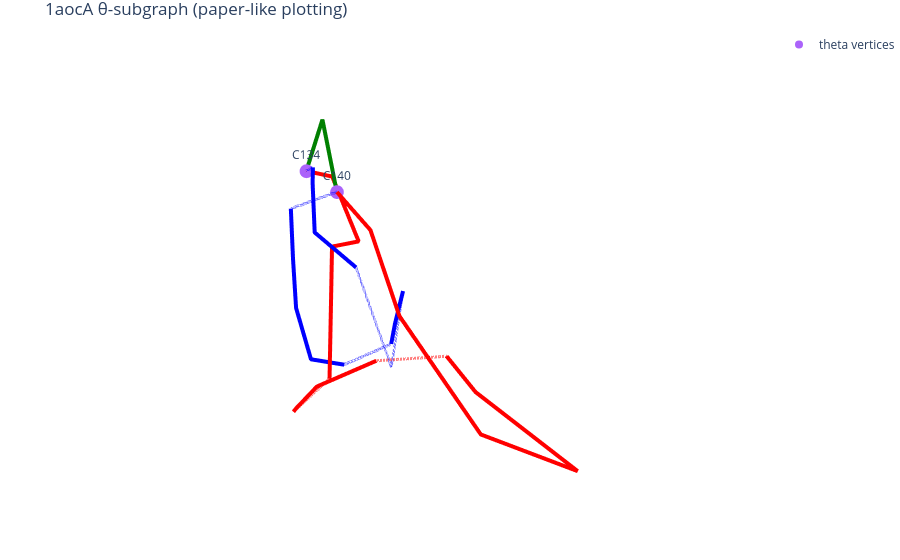

Notebook code for this chart:
### Code cell
G_theta_segments = build_theta31_1aoc_segments(pdb_path, chain_id="A", seed=7)
fig = plot_theta_graph_paper_like(G_theta_segments)
fig.show()

### Figure 1 — Plotly figure (JSON) as saved in the notebook; plotly's stock layout.template omitted (floating-point values rounded to 4 significant figures)
{"data": [{"line": {"color": "red", "dash": "solid", "width": 8}, "mode": "lines", "name": "arc1-backbone", "showlegend": false, "type": "scatter3d", "x": [-28.96, -23.27, -15.98, -17.11, -18.75, -15.6, -15.66], "y": [4.239, 15.99, 27.17, 36.36, 44.98, 36.3, 32.98], "z": [72.35, 74.02, 72.69, 63.72, 64.75, 69.91, 71.75]}, {"line": {"color": "red", "dash": "dash", "width": 6}, "mode": "lines", "name": "arc1-bridge", "showlegend": false, "type": "scatter3d", "x": [-15.66, -10.75], "y": [32.98, 29.55], "z": [71.75, 72.16]}, {"line": {"color": "red", "dash": "solid", "width": 8}, "mode": "lines", "name": "arc1-backbone", "showlegend": false, "type": "scatter3d", "x": [-10.75, -7.009, -6.664, -7.807], "y": [29.55, 26.19, 23.32, 21.11], "z": [72.16, 69.52, 65.16, 62.29]}, {"line": {"color": "red", "dash": "dash", "width": 6}, "mode": "lines", "name": "arc1-bridge", "showlegend": false, "type": "scatter3d", "x": [-7.807, -12.32], "y": [21.11, 21.32], "z": [62.29, 63.76]}, {"line": {"color": "red", "dash": "solid", "width": 8}, "mode": "lines", "name": "arc1-backbone", "showlegend": false, "type": "scatter3d", "x": [-12.32, -18.56, -25.31, -30.14, -32.6, -29.29], "y": [21.32, 14.56, 7.181, 6.655, -0.797, -1.88], "z": [63.76, 65.91, 67.43, 65.92, 71.54, 73.03]}, {"line": {"color": "blue", "dash": "dash", "width": 6}, "mode": "lines", "name": "arc2-bridge", "showlegend": false, "type": "scatter3d", "x": [-28.96, -23.67], "y": [4.239, 1.832], "z": [72.35, 71.14]}, {"line": {"color": "blue", "dash": "solid", "width": 8}, "mode": "lines", "name": "arc2-backbone", "showlegend": false, "type": "scatter3d", "x": [-23.67, -20.75, -17.51, -14.6, -16.5], "y": [1.832, 5.371, 9.578, 15.49, 18.75], "z": [71.14, 66.87, 63.61, 61.31, 61.38]}, {"line": {"color": "blue", "dash": "dash", "width": 6}, "mode": "lines", "name": "arc2-bridge", "showlegend": false, "type": "scatter3d", "x": [-16.5, -22.4], "y": [18.75, 20.0], "z": [61.38, 61.53]}, {"line": {"color": "blue", "dash": "solid", "width": 8}, "mode": "lines", "name": "arc2-backbone", "showlegend": false, "type": "scatter3d", "x": [-22.4, -21.93, -24.68], "y": [20.0, 20.99, 19.51], "z": [61.53, 65.19, 67.33]}, {"line": {"color": "blue", "dash": "dot", "width": 5}, "mode": "lines", "name": "arc2-closure", "showlegend": false, "type": "scatter3d", "x": [-24.68, -17.38, -21.7], "y": [19.51, 24.91, 15.33], "z": [67.33, 64.36, 69.81]}, {"line": {"color": "blue", "dash": "solid", "width": 8}, "mode": "lines", "name": "arc2-backbone", "showlegend": false, "type": "scatter3d", "x": [-21.7, -20.84, -24.18, -26.65], "y": [15.33, 9.725, 5.717, 2.836], "z": [69.81, 72.2, 75.65, 75.84]}, {"line": {"color": "blue", "dash": "dash", "width": 6}, "mode": "lines", "name": "arc2-bridge", "showlegend": false, "type": "scatter3d", "x": [-26.65, -29.29], "y": [2.836, -1.88], "z": [75.84, 73.03]}, {"line": {"color": "green", "dash": "solid", "width": 8}, "mode": "lines", "name": "arc3-backbone", "showlegend": false, "type": "scatter3d", "x": [-28.96, -33.46, -29.29], "y": [4.239, -3.174, -1.88], "z": [72.35, 78.3, 73.03]}, {"marker": {"size": 8}, "mode": "markers+text", "name": "theta vertices", "text": ["C140", "C134"], "textposition": "top center", "type": "scatter3d", "x": [-28.96, -29.29], "y": [4.239, -1.88], "z": [72.35, 73.03]}], "layout": {"margin": {"b": 0, "l": 0, "r": 0, "t": 30}, "scene": {"aspectmode": "data", "xaxis": {"visible": false}, "yaxis": {"visible": false}, "zaxis": {"visible": false}}, "title": {"text": "1aocA θ-subgraph (paper-like plotting)"}}}
